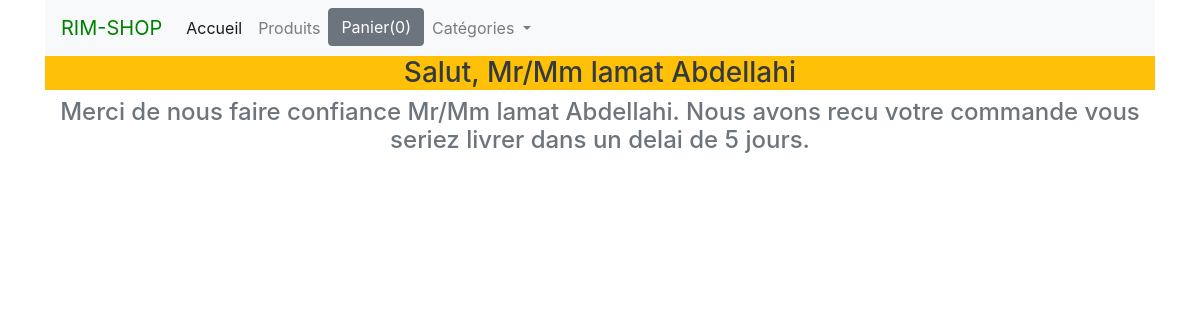
The app's page /confirmation/, older data.
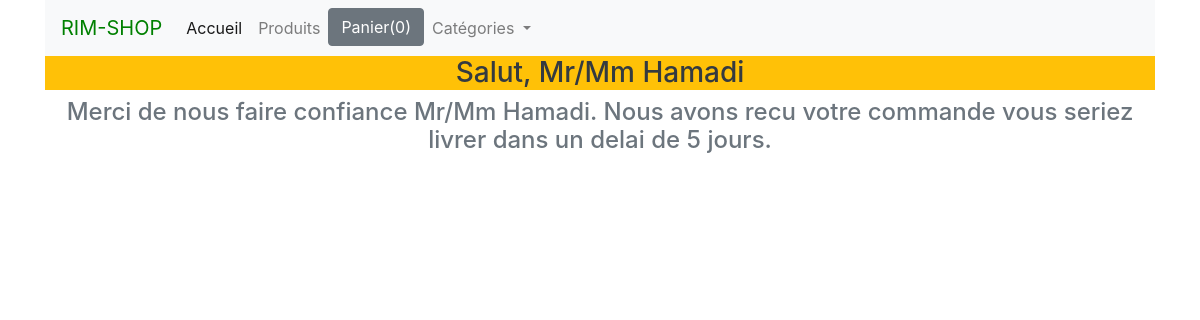
The same page, newer data.
### shop/models.py (models this page shows, shortened)
class Commande(models.Model):
    items = models.CharField(max_length=300)
    total = models.CharField(max_length=300)
    nom = models.CharField(max_length=150)
    email = models.EmailField()
    adresse = models.CharField(max_length=200)
    ville = models.CharField(max_length=200)
    pays = models.CharField(max_length=300)
    zipcode = models.CharField(max_length=300)
    date_commande = models.DateTimeField(auto_now=True)
    class  Meta:
        ordering = ['-date_commande']

### shop/views.py (the view)
# urls.py: path('confirmation/', confirmation, name="confirmation"),
def confirmation(request):
  info = Commande.objects.all()[:1]
  for item in info :
    nom = item.nom
  return render(request,'shop/confirmation.html',{'name':nom })

### shop/templates/shop/confirmation.html
{% extends 'shop/base.html' %} {% block content %}
<div class="row">
    <div class="col-md-12 text-center">
        <h3 class="text-dark bg-warning">Salut, Mr/Mm {{name}}</h3>
        <h4 class="text-muted"> Merci de nous faire confiance Mr/Mm {{name}}. Nous avons recu votre commande vous seriez livrer dans un delai de 5 jours.</h4>
    </div>
</div> {% endblock %}

### shop/templates/shop/base.html (shortened to what this page needs)
<!DOCTYPE html>
<html lang="en">
<head>
    <link rel="stylesheet" href="https://cdn.jsdelivr.net/npm/bootstrap@4.4.1/dist/css/bootstrap.min.css">
</head>
<body>
    <div class="container">
        <div class="row">
            <div class="col-md-12">
                <nav class="navbar navbar-expand-lg navbar-light bg-light">
                    <a style="color:green" class="navbar-brand" href="{% url 'home' %}">RIM-SHOP</a>
                    <div class="collapse navbar-collapse" id="navbarNavDropdown">
                        <ul class="navbar-nav">
                            <li class="nav-item active">
                                <a class="nav-link" href="{% url 'home' %}">Accueil <span class="sr-only">(current)</span></a>
                            </li>
                            <li class="nav-item">
                                <a class="nav-link" href="http://127.0.0.1:8008/">Produits</a>
                            </li>
                            <li class="nav-item">
                                <button id="panier" type="button" class="btn btn-secondary" data-html="true" data-container="body" data-toggle="popover" data-placement="bottom" data-content="Vivamus
sagittis lacus vel augue laoreet rutrum faucibus.">
  Panier(0)
</button>
                            </li>
                            <li class="nav-item dropdown">
                                <a class="nav-link dropdown-toggle" href="#" id="navbarDropdownMenuLink" role="button" data-toggle="dropdown" aria-haspopup="true" aria-expanded="false">
                        Catégories
                      </a>
                            </li>
                        </ul>
                    </div>
                </nav>
            </div>
        </div>
        {% block content %}{% endblock %}
    </div>
</body>
</html>

Row changes from the older to the newer data that the page shows:
removed Commande: nom "lamat Abdellahi"
added Commande: nom "Hamadi"
